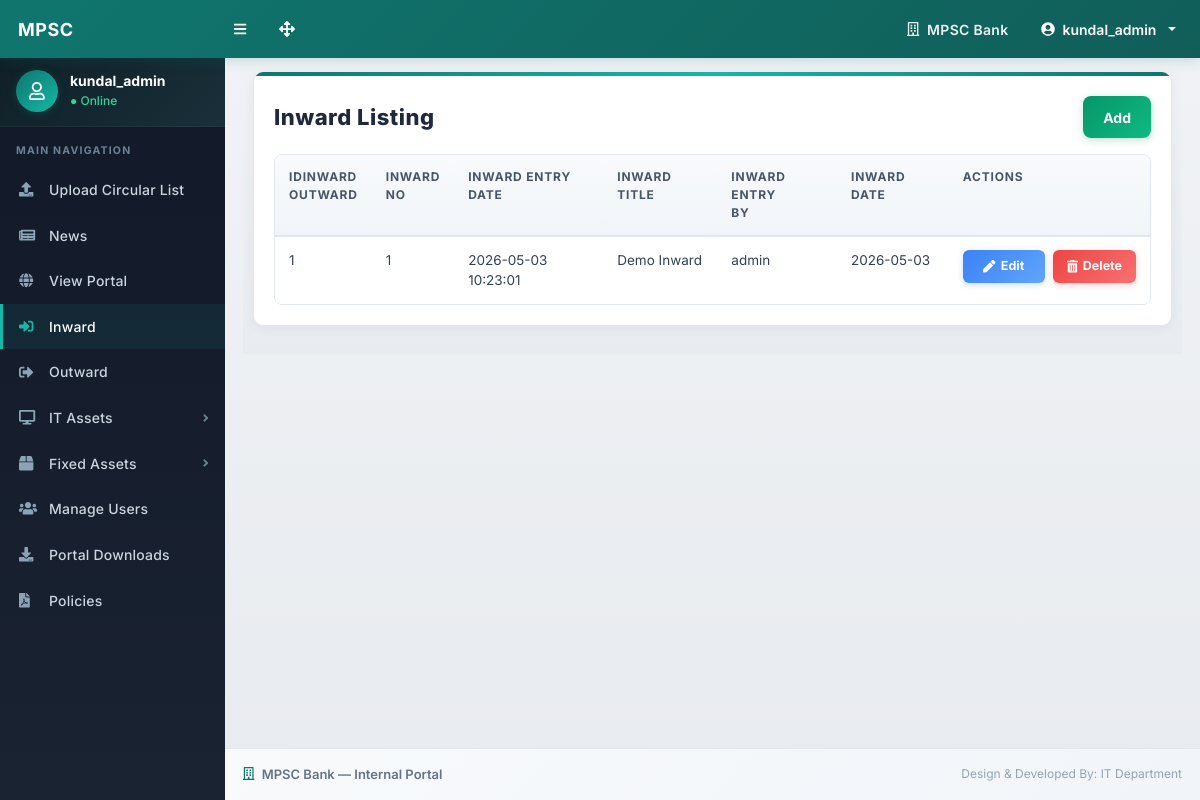
The page /manage-inward.php (signed in) on the database its author committed.
### tables this page shows
CREATE TABLE `inwards` (
  `id` int(11) NOT NULL AUTO_INCREMENT,
  `inward_no` int(11) NOT NULL,
  `letter_date` date NOT NULL,
  `inward_from` varchar(255) NOT NULL,
  `details` text NOT NULL,
  `entry_date` datetime NOT NULL DEFAULT current_timestamp(),
  PRIMARY KEY (`id`),
  UNIQUE KEY `inward_no` (`inward_no`)
);

### manage-inward.php (the view, shortened to what this page needs)
<?php
include_once('./includes/config.php');
$query = mysqli_query($con, "SELECT * FROM inwards ORDER BY id DESC");
?>
<!DOCTYPE html>
<html lang="en">
<head>
    <link href="./css/styles.css" rel="stylesheet" />
    <link href="./css/custom.css" rel="stylesheet" />
    <link href="./css/inward.css" rel="stylesheet" />
</head>
<body class="sb-nav-fixed">
<?php include_once('./includes/navbar.php'); ?>
<div id="layoutSidenav">
    <?php include_once('./includes/sidebar.php'); ?>
    <div id="layoutSidenav_content">
        <main>
            <div class="container-fluid px-3">
                <div class="inward-page">
                    <div class="inward-panel">
                        <div class="inward-panel-body">
                            <div class="inward-top-row">
                                <h2 class="inward-title">Inward Listing</h2>
                                <a href="add-inward.php" class="inward-add-btn">Add</a>
                            </div>
                            <div class="inward-table-wrap">
                                <div class="table-responsive">
                                    <table class="table-inward-ref">
                                        <thead>
                                            <tr>
                                                <th>Idinward<br>Outward</th>
                                                <th>Inward<br>No</th>
                                                <th>Inward Entry Date</th>
                                                <th>Inward Title</th>
                                                <th>Inward Entry<br>By</th>
                                                <th>Inward Date</th>
                                                <th>Actions</th>
                                            </tr>
                                        </thead>
                                        <tbody>
                                            <?php if ($query && mysqli_num_rows($query) > 0) { ?>
                                                <?php while ($row = mysqli_fetch_assoc($query)) { ?>
                                                    <tr>
                                                        <td><?php echo (int)$row['id']; ?></td>
                                                        <td><?php echo htmlspecialchars($row['inward_no']); ?></td>
                                                        <td>
                                                            <?php echo date('Y-m-d', strtotime($row['entry_date'])); ?><br>
                                                            <?php echo date('H:i:s', strtotime($row['entry_date'])); ?>
                                                        </td>
                                                        <td><?php echo htmlspecialchars($row['details']); ?></td>
                                                        <td><?php echo htmlspecialchars($row['inward_from']); ?></td>
                                                        <td>
                                                            <?php echo date('Y-m-d', strtotime($row['letter_date'])); ?>
                                                        </td>
                                                        <td>
                                                            <div class="inward-actions">
                                                                <a href="edit-inward.php?id=<?php echo (int)$row['id']; ?>" class="inward-edit-btn">
                                                                    <i class="fas fa-pen"></i> Edit
                                                                </a>
                                                                <a href="manage-inward.php?del=<?php echo (int)$row['id']; ?>"
                                                                   class="inward-delete-btn"
                                                                   onclick="return confirm('Delete this inward entry?');">
                                                                    <i class="fas fa-trash-alt"></i> Delete
                                                                </a>
                                                            </div>
                                                        </td>
                                                    </tr>
                                                <?php } ?>
                                            <?php } else { ?>
                                                <tr>
                                                    <td colspan="7" class="inward-empty">No inward entries found.</td>
                                                </tr>
                                            <?php } ?>
                                        </tbody>
                                    </table>
                                </div>
                            </div>
                        </div>
                    </div>
                </div>
            </div>
        </main>
        <?php include_once('./includes/footer.php'); ?>
    </div>
</div>
</body>
</html>

### css/custom.css (style rules this page uses)
body { background-color: #f0f2f5 !important; font-family: 'Inter', 'Segoe UI', Arial, Helvetica, sans-serif; -webkit-font-smoothing: antialiased; -moz-osx-font-smoothing: grayscale; }
#layoutSidenav_content { background: linear-gradient(180deg, #f0f2f5 0%, #e8ebef 100%); }
.container-fluid { padding-left: 18px !important; padding-right: 18px !important; }

### css/inward.css (style rules this page uses)
.inward-page { background: linear-gradient(180deg, #f0f2f5 0%, #e8ebef 100%); min-height: 100%; padding: 16px 10px 28px 10px; }
.inward-panel { background: #ffffff; border: 1px solid #e2e8f0; border-top: none; border-radius: 10px; overflow: hidden; box-shadow: 0 2px 12px rgba(0,0,0,0.05); }
.inward-panel::before { content: ''; display: block; height: 4px; background: linear-gradient(90deg, #0f766e, #14b8a6, #0f766e); }
.inward-panel-body { padding: 20px; }
.inward-top-row { display: flex; justify-content: space-between; align-items: center; margin-bottom: 16px; gap: 14px; flex-wrap: wrap; }
.inward-title { font-size: 22px; font-weight: 800; color: #1e293b; margin: 0; letter-spacing: 0.5px; }
.inward-add-btn { display: inline-flex; align-items: center; justify-content: center; min-width: 58px; min-height: 42px; padding: 0 20px; background: linear-gradient(135deg, #059669 0%, #10b981 100%); color: #fff !important; border-radius: 8px; text-decoration: none; font-size: 14px; font-weight: 700; box-shadow: 0 2px 8px rgba(5, 150, 105, 0.25); transition: all 0.25s ease; }
.inward-table-wrap { background: #fff; border-radius: 8px; overflow: hidden; border: 1px solid #e2e8f0; }
.table-inward-ref { width: 100%; margin-bottom: 0; border-collapse: collapse; }
.table-inward-ref thead th { background: linear-gradient(180deg, #f8fafc 0%, #f1f5f9 100%); color: #475569; font-size: 12px; font-weight: 700; padding: 13px 14px; border: none !important; vertical-align: top; text-transform: uppercase; letter-spacing: 0.8px; border-bottom: 2px solid #e2e8f0 !important; }
.table-inward-ref tbody td { background: #ffffff; padding: 13px 14px; border-top: 1px solid #f1f5f9 !important; vertical-align: top; font-size: 13.5px; color: #334155; }
.table-inward-ref tbody tr { transition: background-color 0.15s ease; }
.inward-actions { display: flex; gap: 8px; align-items: flex-start; }
.inward-edit-btn { display: inline-flex; align-items: center; justify-content: center; gap: 5px; min-width: 82px; background: linear-gradient(135deg, #3b82f6 0%, #60a5fa 100%); color: #fff !important; border: none; border-radius: 6px; padding: 7px 14px; text-decoration: none; font-weight: 700; font-size: 12.5px; white-space: nowrap; box-shadow: 0 2px 6px rgba(59, 130, 246, 0.25); transition: all 0.25s ease; }
.inward-delete-btn { display: inline-flex; align-items: center; justify-content: center; gap: 5px; min-width: 82px; background: linear-gradient(135deg, #ef4444 0%, #f87171 100%); color: #fff !important; border: none; border-radius: 6px; padding: 7px 14px; text-decoration: none; font-weight: 700; font-size: 12.5px; white-space: nowrap; box-shadow: 0 2px 6px rgba(239, 68, 68, 0.25); transition: all 0.25s ease; }

### rows shown on the page
inwards: id "1", inward_no "1", entry_date "2026-05-03", entry_date "10:23:01", details "Demo Inward", inward_from "admin", letter_date "2026-05-03"

### other values the page prints
$_SESSION['login'] "kundal_admin"
